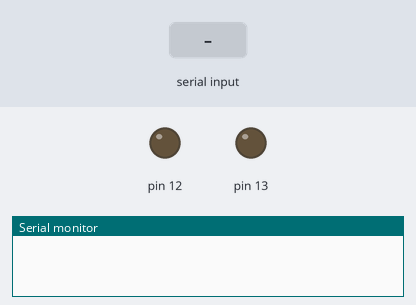
This sketch was run on a simulated Arduino Uno, built with avr-gcc and run on an emulated ATmega328P. On the bench: output pins drawn as LEDs (lit = HIGH), the last lines printed to the serial monitor. The inputs (shaded band) are chosen by the test bench.

Above: at 1.2 s.
1.3 s: "LED_1_ON" received over Serial
At 2.2 s:
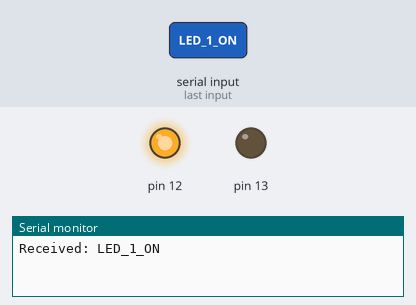
2.8 s: "LED_2_ON" received over Serial
At 3.3 s:
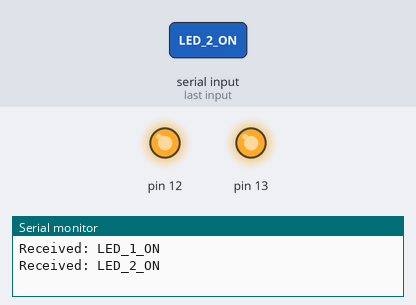
4.3 s: "LED_1_OFF" received over Serial
At 4.8 s:
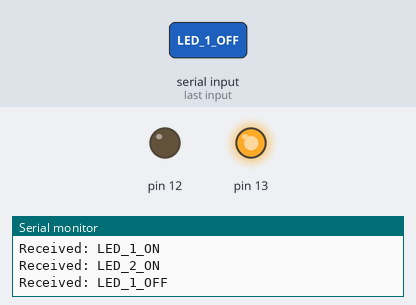
5.8 s: "LED_2_OFF" received over Serial
At 7.2 s:
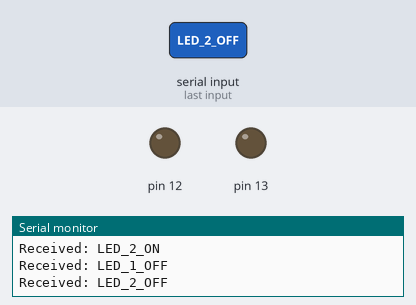
Timing chart, 0 to 8.3 s (numbered marks = the images above; inputs shaded):
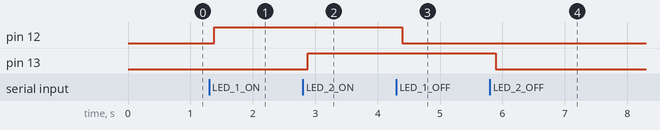

The sketch:

bluetoothcontrol.ino
```cpp
String text = "";  // Initialize the input string

void setup() {
  pinMode(13, OUTPUT);
  pinMode(12, OUTPUT);
  Serial.begin(9600);       // Start Serial communication
}

void loop() {
  while (Serial.available()) {
    delay(10);              // Small delay to allow all characters to arrive
    char c = Serial.read(); // Read incoming character
    text += c;              // Append character to text
  }

  if (text.length() > 0) {
    text.trim();            // Remove whitespace and newline characters
    Serial.println("Received: " + text);  // Print received command

    if (text == "LED_1_ON") {
      digitalWrite(12, HIGH);   // Turn ON the LED
    }
    else if (text == "LED_1_OFF") {
      digitalWrite(12, LOW);    // Turn OFF the LED
    }
    else if (text == "LED_2_ON") {
      digitalWrite(13, HIGH);    // Turn OFF the LED
    }
    else if (text == "LED_2_OFF") {
      digitalWrite(13, LOW);    // Turn OFF the LED
    }

    text = "";  // Clear the text after processing
  }
}
```

Measured:
- after the input at 1.3 s, pin 12: LOW → HIGH after 0.08 s
- after the input at 2.8 s, pin 13: LOW → HIGH after 0.08 s
- after the input at 4.3 s, pin 12: HIGH → LOW after 0.09 s
- after the input at 5.8 s, pin 13: HIGH → LOW after 0.09 s
